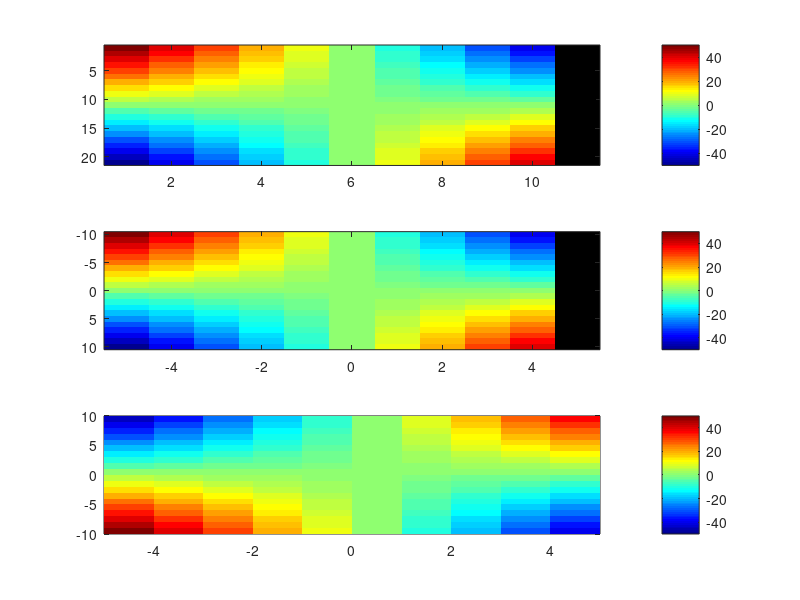

The MATLAB script that drew this image:
%https://www.mathworks.com/matlabcentral/answers/81938-set-nan-as-another-color-than-default-using-imagesc
close all
clear all
x=[-5:+5];
y=[-10:+10];
[X,Y] = meshgrid(x,y);
data = X .* Y;
%data = rand(10);
data(X > 4) = NaN;
[nr,nc] = size(data);
subplot(3,1,1);
imagesc(data);
colorbar;
subplot(3,1,2);
alpha=ones(size(data));
alpha(isnan(data))=0;
imagesc(x,y,data,'AlphaData',alpha);
%alpha=true(size(data));
% alpha=isnan(data);
% imagesc(x,y,data,'AlphaData',alpha,'AlphaDataMapping','direct');
colorbar;
subplot(3,1,3);
pcolor(X,Y,data);
colorbar;
shading flat;
colormap(jet);
%set(gca, 'ydir', 'reverse');

